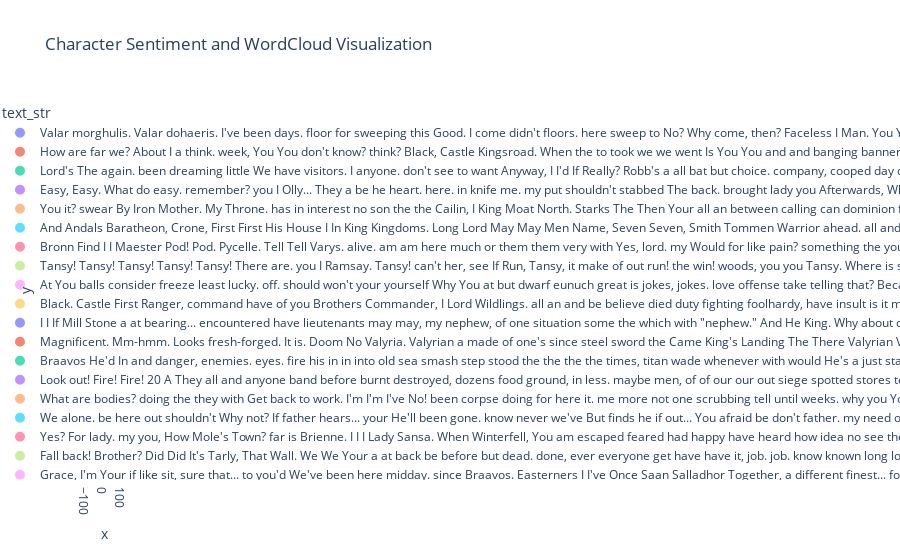

The cell this chart's notebook holds for it:
### Code cell
# Convert dictionaries in the 'text' column to strings
df['text_str'] = df['text'].apply(lambda x: ' '.join(item['text'] for item in x) if isinstance(x, list) else x)

# Plot an interactive scatter plot using Plotly Express
fig = px.scatter(df.head(25), x="x", y="y", color="text_str", size="sentiment",
                 hover_data=["sentiment"],
                 title="Character Sentiment and WordCloud Visualization")
fig.show()
